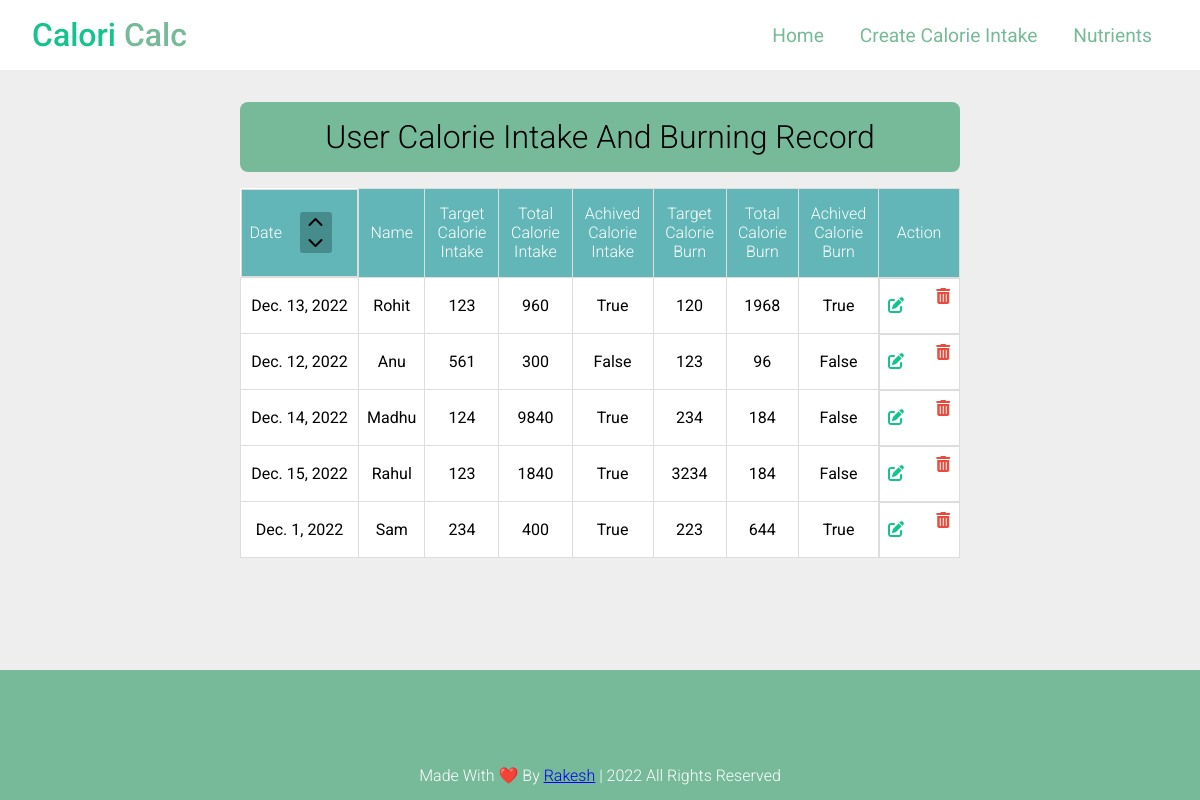
The app's page /, older data.
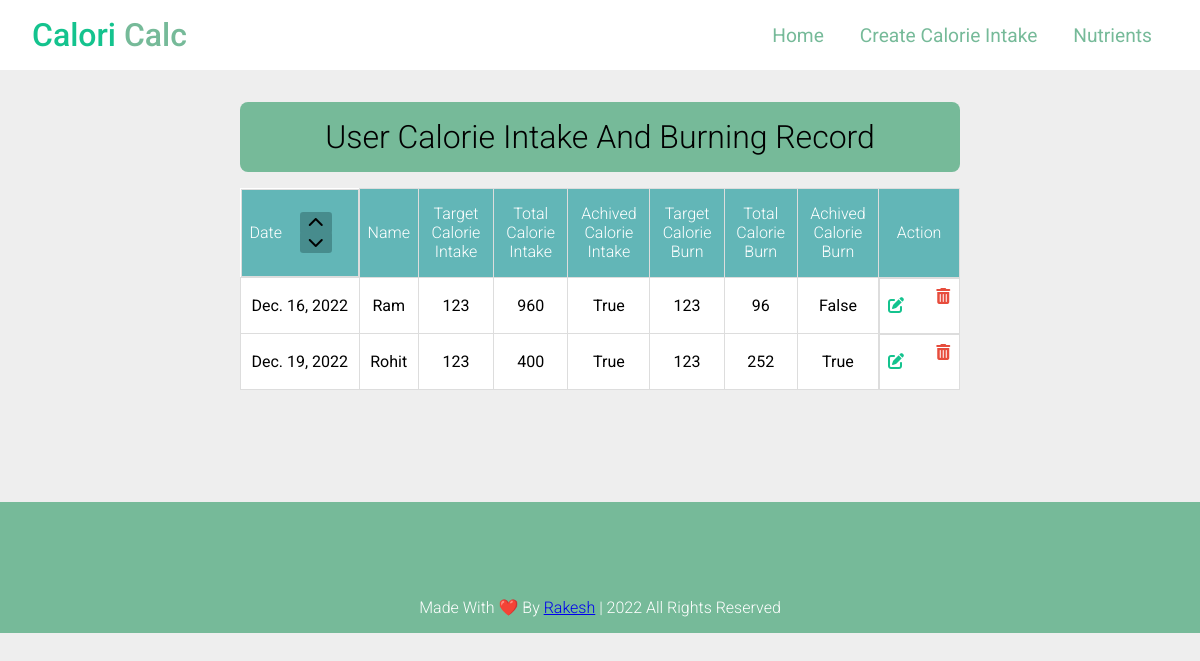
The same page, newer data.
### user/models.py (models this page shows, shortened)
class User(models.Model):
    date = models.DateField()
    time = models.TimeField(blank=True)
    name = models.CharField(max_length=100)
    target_calorie_intake = models.IntegerField()
    total_calorie_intake = models.IntegerField()
    achived_calorie_intake = models.BooleanField()
    target_calorie_burn = models.IntegerField()
    total_calorie_burn = models.IntegerField()
    achived_calorie_burn = models.BooleanField()

### user/views.py (the view)
# urls.py: path('',HomeView.as_view(), name='home'),
class HomeView(View):
    def get(self, request):
        users = User.objects.all().values()
        return render(request, 'home.html',{"users":users})

### templates/home.html (shortened to what this page needs)
{% extends 'base.html' %}
{% load static %}
{% block stylesheet %}
    <link rel="stylesheet" href="{% static '/css/home.css' %}">
{% endblock stylesheet %}
{% block content %}
    <div class="main" id="main">
        <h1 class="title-home">User Calorie Intake and Burning Record </h1>
        <div class="main_table">
            <table>
                <tr>
                    <th>Date
                        <div class="sort">
                            <div>
                                <a href="{% url 'asc_home' %}" class="sort_btn"><i class="fa-solid fa-chevron-up"></i></a>
                                <a href="{% url 'des_home' %}" class="sort_btn"><i class="fa-solid fa-chevron-down"></i></a>
                            </div>
                        </div>
                    </th>
                    <th>Name</th>
                    <th>Target Calorie Intake</th>
                    <th>Total Calorie Intake</th>
                    <th>Achived Calorie Intake</th>
                    <th>Target Calorie Burn</th>
                    <th>Total Calorie Burn</th>
                    <th>Achived Calorie Burn</th>
                    <th>Action</th>
                </tr>
                {% for user in users %}
                    <tr>
                        <td>{{ user.date }}</td>
                        <td>{{ user.name }}</td>
                        <td>{{ user.target_calorie_intake }}</td>
                        <td>{{ user.total_calorie_intake }}</td>
                        <td>{{ user.achived_calorie_intake }}</td>
                        <td>{{ user.target_calorie_burn }}</td>
                        <td>{{ user.total_calorie_burn }}</td>
                        <td>{{ user.achived_calorie_burn }}</td>
                        <td class="btns">
                            <div>
                                <a href="{% url 'update' user.id %}" class="btn-edit" > <i class="fa-solid fa-pen-to-square"></i> </a>
                            </div>
                            <div>
                                <form action="{% url 'delete' user.id %}" method="post">
                                    <label for="delete" class="btn-delete"><i class="fa-solid fa-trash-can"></i></label>
                                </form>
                            </div>
                        </td>
                    </tr>
                {% endfor %}
            </table>
        </div>
    </div>
{% endblock content %}

Row changes from the older to the newer data that the page shows:
removed User: date "Dec. 13, 2022", name "Rohit", target_calorie_intake "123", total_calorie_intake "960", achived_calorie_intake "True", target_calorie_burn "120", total_calorie_burn "1968", achived_calorie_burn "True"
removed User: date "Dec. 12, 2022", name "Anu", target_calorie_intake "561", total_calorie_intake "300", achived_calorie_intake "False", target_calorie_burn "123", total_calorie_burn "96", achived_calorie_burn "False"
removed User: date "Dec. 14, 2022", name "Madhu", target_calorie_intake "124", total_calorie_intake "9840", achived_calorie_intake "True", target_calorie_burn "234", total_calorie_burn "184", achived_calorie_burn "False"
removed User: date "Dec. 15, 2022", name "Rahul", target_calorie_intake "123", total_calorie_intake "1840", achived_calorie_intake "True", target_calorie_burn "3234", total_calorie_burn "184", achived_calorie_burn "False"
removed User: date "Dec. 1, 2022", name "Sam", target_calorie_intake "234", total_calorie_intake "400", achived_calorie_intake "True", target_calorie_burn "223", total_calorie_burn "644", achived_calorie_burn "True"
added User: date "Dec. 16, 2022", name "Ram", target_calorie_intake "123", total_calorie_intake "960", achived_calorie_intake "True", target_calorie_burn "123", total_calorie_burn "96", achived_calorie_burn "False"
added User: date "Dec. 19, 2022", name "Rohit", target_calorie_intake "123", total_calorie_intake "400", achived_calorie_intake "True", target_calorie_burn "123", total_calorie_burn "252", achived_calorie_burn "True"
